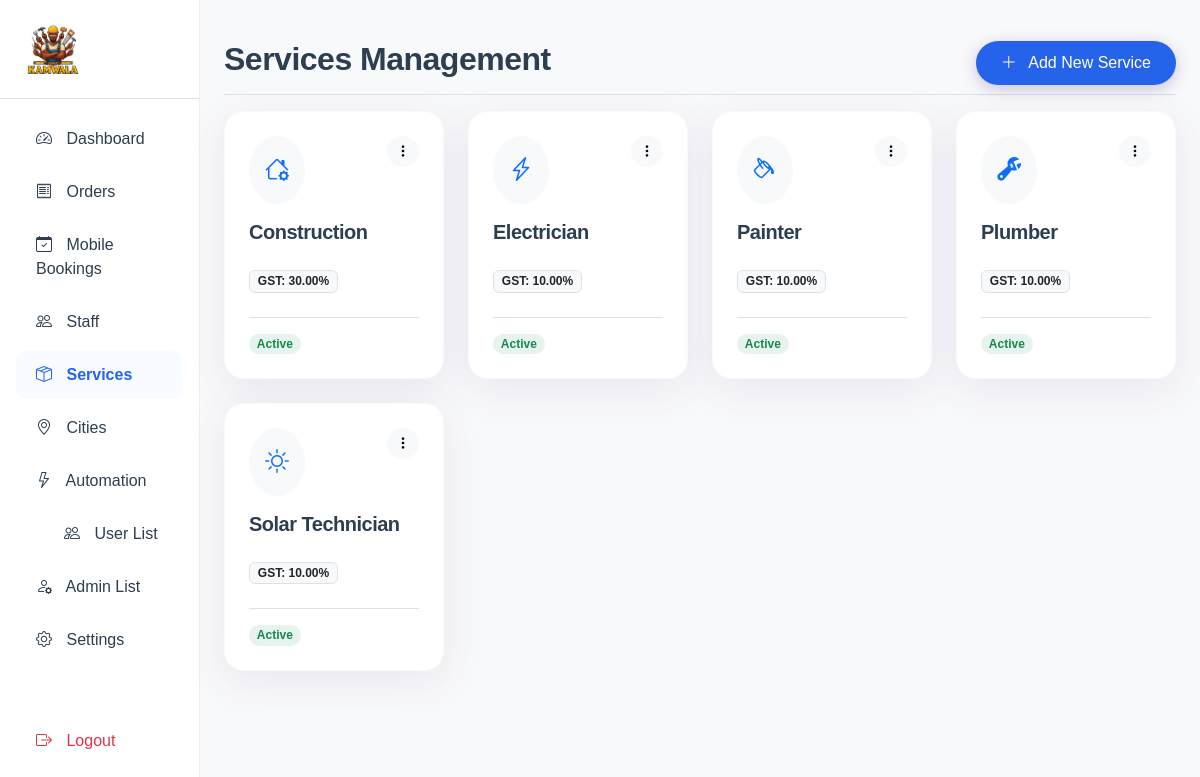
The app's page /admin/services.php (signed in) with its own data.
### tables this page shows
CREATE TABLE `services` (
  `id` int(11) NOT NULL,
  `name` varchar(100) NOT NULL,
  `description` text DEFAULT NULL,
  `price` decimal(10,2) NOT NULL,
  `gst_rate` decimal(5,2) DEFAULT 10.00,
  `icon` varchar(50) DEFAULT 'bi-box-seam',
  `status` enum('active','inactive') DEFAULT 'active',
  `created_at` timestamp NOT NULL DEFAULT current_timestamp(),
  `price_unit` enum('item','kg') DEFAULT 'item',
  `duration` int(11) DEFAULT 30
);

### admin/services.php (the view, shortened to what this page needs)
<?php
require_once '../includes/db.php';
require_once 'includes/header.php';
$services_query = "SELECT * FROM services ORDER BY name ASC";
$services_result = $conn->query($services_query);
?>
<div class="d-flex justify-content-between flex-wrap flex-md-nowrap align-items-center pt-3 pb-2 mb-3 border-bottom">
    <h1 class="h2 fw-bold">Services Management</h1>
    <button type="button" class="btn btn-primary-soft" data-bs-toggle="modal" data-bs-target="#serviceModal" onclick="resetForm()">
        <i class="bi bi-plus-lg me-2"></i> Add New Service
    </button>
</div>
<div class="row g-4">
    <?php if ($services_result->num_rows > 0): ?>
        <?php while($service = $services_result->fetch_assoc()): ?>
            <div class="col-md-4 col-lg-3">
                <div class="antigravity-card p-4 h-100 d-flex flex-column">
                    <div class="d-flex justify-content-between align-items-start mb-3">
                        <div class="bg-light rounded-circle p-3 text-primary">
                            <i class="bi <?php echo $service['icon']; ?> fs-4"></i>
                        </div>
                        <div class="dropdown">
                            <button class="btn btn-sm btn-light rounded-circle" type="button" data-bs-toggle="dropdown">
                                <i class="bi bi-three-dots-vertical"></i>
                            </button>
                        </div>
                    </div>
                    <h5 class="fw-bold mb-2"><?php echo htmlspecialchars($service['name']); ?></h5>
                    <div class="mb-2">
                         <span class="badge bg-light text-dark border">GST: <?php echo $service['gst_rate'] ?? '10.00'; ?>%</span>
                    </div>
                    <div class="d-flex justify-content-between align-items-center mt-3 pt-3 border-top">
                        <?php if($service['status'] == 'active'): ?>
                            <span class="badge bg-success bg-opacity-10 text-success rounded-pill">Active</span>
                        <?php else: ?>
                            <span class="badge bg-secondary bg-opacity-10 text-secondary rounded-pill">Inactive</span>
                        <?php endif; ?>
                    </div>
                </div>
            </div>
        <?php endwhile; ?>
    <?php else: ?>
        <div class="col-12 text-center py-5">
            <p class="text-muted">No services found. Add one to get started.</p>
        </div>
    <?php endif; ?>
</div>
<?php require_once 'includes/footer.php'; ?>

### assets/css/style.css (style rules this page uses)
:root { --primary-color: #2563EB; --secondary-color: #f8f9fa; --accent-color: #6fcbe0; --text-dark: #2c3e50; --text-light: #8c9091; --white: #ffffff; --glass-bg: rgba(255, 255, 255, 0.9); --glass-border: rgba(255, 255, 255, 0.5); --shadow-soft: 0 10px 40px rgba(97, 73, 157, 0.1); --shadow-hover: 0 20px 50px rgba(97, 73, 157, 0.2); --radius-lg: 20px; --radius-md: 12px; --font-main: 'Poppins', sans-serif; }
body { font-family: var(--font-main); background-color: var(--secondary-color); color: var(--text-dark); -webkit-font-smoothing: antialiased; }
.antigravity-card { background: var(--white); border-radius: var(--radius-lg); box-shadow: var(--shadow-soft); border: 1px solid rgba(0, 0, 0, 0.02); transition: transform 0.3s ease, box-shadow 0.3s ease; overflow: hidden; }
.btn-primary-soft { background-color: var(--primary-color); color: var(--white); border: none; border-radius: 50px; padding: 10px 25px; font-weight: 500; box-shadow: 0 4px 15px rgba(97, 73, 157, 0.3); transition: all 0.3s ease; }
h1, h2, h3, h4, h5, h6 { font-weight: 600; letter-spacing: -0.5px; }

### records on screen
services: name "Construction", gst_rate "30.00", status "Active"
services: name "Electrician", gst_rate "10.00", status "Active"
services: name "Painter", gst_rate "10.00", status "Active"
services: name "Plumber", gst_rate "10.00", status "Active"
services: name "Solar Technician", gst_rate "10.00", status "Active"
